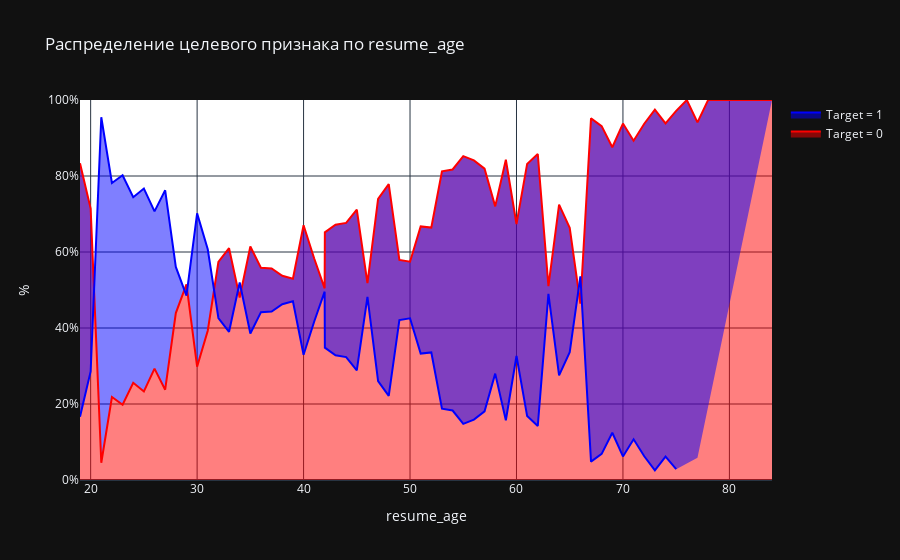

This figure's notebook cell:
### Markdown cell above
<div style="background-color: #98FB98; color: black; padding: 10px; border-radius: 5px;">

Рассмотрим влияние возраста на таргет:

</div>

### Code cell
create_scatter_chart(df, 'resume_age')
